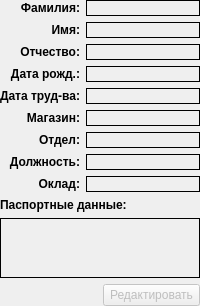
             <widget class="QWidget" name="empReadPage">
              <layout class="QGridLayout" name="gridLayout_14">
               <property name="leftMargin">
                <number>0</number>
               </property>
               <property name="topMargin">
                <number>0</number>
               </property>
               <property name="rightMargin">
                <number>0</number>
               </property>
               <property name="bottomMargin">
                <number>0</number>
               </property>
               <item row="2" column="2">
                <widget class="QPushButton" name="empEditButton">
                 <property name="enabled">
                  <bool>false</bool>
                 </property>
                 <property name="minimumSize">
                  <size>
                   <width>97</width>
                   <height>0</height>
                  </size>
                 </property>
                 <property name="text">
                  <string>Редактировать</string>
                 </property>
                </widget>
               </item>
               <item row="2" column="0" colspan="2">
                <spacer name="horizontalSpacer_10">
                 <property name="orientation">
                  <enum>Qt::Horizontal</enum>
                 </property>
                 <property name="sizeHint" stdset="0">
                  <size>
                   <width>40</width>
                   <height>20</height>
                  </size>
                 </property>
                </spacer>
               </item>
               <item row="0" column="0" rowspan="2" colspan="3">
                <layout class="QGridLayout" name="gridLayout_15">
                 <item row="4" column="1" colspan="3">
                  <widget class="QLabel" name="empEmpdateLabel">
                   <property name="styleSheet">
                    <string notr="true">border: 1px solid;</string>
                   </property>
                   <property name="text">
                    <string/>
                   </property>
                  </widget>
                 </item>
                 <item row="1" column="0">
                  <widget class="QLabel" name="label_19">
                   <property name="font">
                    <font>
                     <weight>75</weight>
                     <bold>true</bold>
                    </font>
                   </property>
                   <property name="text">
                    <string>Имя:</string>
                   </property>
                   <property name="alignment">
                    <set>Qt::AlignRight|Qt::AlignTrailing|Qt::AlignVCenter</set>
                   </property>
                  </widget>
                 </item>
                 <item row="2" column="0">
                  <widget class="QLabel" name="label_22">
                   <property name="font">
                    <font>
                     <weight>75</weight>
                     <bold>true</bold>
                    </font>
                   </property>
                   <property name="text">
                    <string>Отчество:</string>
                   </property>
                   <property name="alignment">
                    <set>Qt::AlignRight|Qt::AlignTrailing|Qt::AlignVCenter</set>
                   </property>
                  </widget>
                 </item>
                 <item row="3" column="0">
                  <widget class="QLabel" name="label_25">
                   <property name="font">
                    <font>
                     <weight>75</weight>
                     <bold>true</bold>
                    </font>
                   </property>
                   <property name="text">
                    <string>Дата рожд.:</string>
                   </property>
                   <property name="alignment">
                    <set>Qt::AlignRight|Qt::AlignTrailing|Qt::AlignVCenter</set>
                   </property>
                  </widget>
                 </item>
                 <item row="4" column="0">
                  <widget class="QLabel" name="label_21">
                   <property name="font">
                    <font>
                     <weight>75</weight>
                     <bold>true</bold>
                    </font>
                   </property>
                   <property name="text">
                    <string>Дата труд-ва:</string>
                   </property>
                   <property name="alignment">
                    <set>Qt::AlignRight|Qt::AlignTrailing|Qt::AlignVCenter</set>
                   </property>
                  </widget>
                 </item>
                 <item row="0" column="0">
                  <widget class="QLabel" name="label_23">
                   <property name="font">
                    <font>
                     <weight>75</weight>
                     <bold>true</bold>
                    </font>
                   </property>
                   <property name="text">
                    <string>Фамилия:</string>
                   </property>
                   <property name="alignment">
                    <set>Qt::AlignRight|Qt::AlignTrailing|Qt::AlignVCenter</set>
                   </property>
                  </widget>
                 </item>
                 <item row="5" column="0">
                  <widget class="QLabel" name="label_33">
                   <property name="font">
                    <font>
                     <weight>75</weight>
                     <bold>true</bold>
                    </font>
                   </property>
                   <property name="text">
                    <string>Магазин:</string>
                   </property>
                   <property name="alignment">
                    <set>Qt::AlignRight|Qt::AlignTrailing|Qt::AlignVCenter</set>
                   </property>
                  </widget>
                 </item>
                 <item row="6" column="0">
                  <widget class="QLabel" name="label_34">
                   <property name="font">
                    <font>
                     <weight>75</weight>
                     <bold>true</bold>
                    </font>
                   </property>
                   <property name="text">
                    <string>Отдел:</string>
                   </property>
                   <property name="alignment">
                    <set>Qt::AlignRight|Qt::AlignTrailing|Qt::AlignVCenter</set>
                   </property>
                  </widget>
                 </item>
                 <item row="7" column="0">
                  <widget class="QLabel" name="label_35">
                   <property name="font">
                    <font>
                     <weight>75</weight>
                     <bold>true</bold>
                    </font>
                   </property>
                   <property name="text">
                    <string>Должность:</string>
                   </property>
                   <property name="alignment">
                    <set>Qt::AlignRight|Qt::AlignTrailing|Qt::AlignVCenter</set>
                   </property>
                  </widget>
                 </item>
                 <item row="10" column="0" colspan="4">
                  <widget class="QLabel" name="empPassportLabel">
                   <property name="minimumSize">
                    <size>
                     <width>0</width>
                     <height>60</height>
                    </size>
                   </property>
                   <property name="styleSheet">
                    <string notr="true">border: 1px solid;</string>
                   </property>
                   <property name="text">
                    <string/>
                   </property>
                   <property name="alignment">
                    <set>Qt::AlignLeading|Qt::AlignLeft|Qt::AlignTop</set>
                   </property>
                  </widget>
                 </item>
                 <item row="2" column="1" colspan="3">
                  <widget class="QLabel" name="empMiddlenameLabel">
                   <property name="styleSheet">
                    <string notr="true">border: 1px solid;</string>
                   </property>
                   <property name="text">
                    <string/>
                   </property>
                  </widget>
                 </item>
                 <item row="1" column="1" colspan="3">
                  <widget class="QLabel" name="empFirstnameLabel">
                   <property name="styleSheet">
                    <string notr="true">border: 1px solid;</string>
                   </property>
                   <property name="text">
                    <string/>
                   </property>
                  </widget>
                 </item>
                 <item row="9" column="0" colspan="4">
                  <widget class="QLabel" name="label_20">
                   <property name="font">
                    <font>
                     <weight>75</weight>
                     <bold>true</bold>
                    </font>
                   </property>
                   <property name="text">
                    <string>Паспортные данные:</string>
                   </property>
                   <property name="alignment">
                    <set>Qt::AlignBottom|Qt::AlignLeading|Qt::AlignLeft</set>
                   </property>
                  </widget>
                 </item>
                 <item row="3" column="1" colspan="3">
                  <widget class="QLabel" name="empBirthdateLabel">
                   <property name="sizePolicy">
                    <sizepolicy hsizetype="Preferred" vsizetype="Preferred">
                     <horstretch>0</horstretch>
                     <verstretch>0</verstretch>
                    </sizepolicy>
                   </property>
                   <property name="styleSheet">
                    <string notr="true">border: 1px solid;</string>
                   </property>
                   <property name="text">
                    <string/>
                   </property>
                   <property name="wordWrap">
                    <bool>true</bool>
                   </property>
                  </widget>
                 </item>
                 <item row="7" column="1" colspan="3">
                  <widget class="QLabel" name="empPositionLabel">
                   <property name="styleSheet">
                    <string notr="true">border: 1px solid;</string>
                   </property>
                   <property name="text">
                    <string/>
                   </property>
                  </widget>
                 </item>
                 <item row="0" column="1" colspan="3">
                  <widget class="QLabel" name="empLastnameLabel">
                   <property name="styleSheet">
                    <string notr="true">border: 1px solid;</string>
                   </property>
                   <property name="text">
                    <string/>
                   </property>
                  </widget>
                 </item>
                 <item row="6" column="1" colspan="3">
                  <widget class="QLabel" name="empDepartmentLabel">
                   <property name="styleSheet">
                    <string notr="true">border: 1px solid;</string>
                   </property>
                   <property name="text">
                    <string/>
                   </property>
                  </widget>
                 </item>
                 <item row="8" column="0">
                  <widget class="QLabel" name="label_73">
                   <property name="font">
                    <font>
                     <weight>75</weight>
                     <bold>true</bold>
                    </font>
                   </property>
                   <property name="text">
                    <string>Оклад:</string>
                   </property>
                   <property name="alignment">
                    <set>Qt::AlignRight|Qt::AlignTrailing|Qt::AlignVCenter</set>
                   </property>
                  </widget>
                 </item>
                 <item row="8" column="1" colspan="3">
                  <widget class="QLabel" name="empSalaryLabel">
                   <property name="styleSheet">
                    <string notr="true">border: 1px solid;</string>
                   </property>
                   <property name="text">
                    <string/>
                   </property>
                  </widget>
                 </item>
                 <item row="5" column="1" colspan="3">
                  <widget class="QLabel" name="empShopProxyLabel">
                   <property name="styleSheet">
                    <string notr="true">border: 1px solid;</string>
                   </property>
                   <property name="text">
                    <string/>
                   </property>
                  </widget>
                 </item>
                </layout>
               </item>
              </layout>
             </widget>
